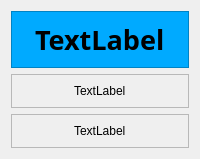
                  <widget class="QWidget" name="page_test">
                   <layout class="QVBoxLayout" name="verticalLayout_14">
                    <item>
                     <widget class="QFrame" name="frame_4">
                      <property name="styleSheet">
                       <string notr="true">background-color: rgb(0, 170, 255);</string>
                      </property>
                      <property name="frameShape">
                       <enum>QFrame::StyledPanel</enum>
                      </property>
                      <property name="frameShadow">
                       <enum>QFrame::Raised</enum>
                      </property>
                      <layout class="QVBoxLayout" name="verticalLayout_13">
                       <item alignment="Qt::AlignHCenter">
                        <widget class="QLabel" name="label_2">
                         <property name="font">
                          <font>
                           <family>Adobe Arabic</family>
                           <pointsize>20</pointsize>
                           <weight>75</weight>
                           <bold>true</bold>
                          </font>
                         </property>
                         <property name="text">
                          <string>TextLabel</string>
                         </property>
                        </widget>
                       </item>
                      </layout>
                     </widget>
                    </item>
                    <item>
                     <widget class="QFrame" name="frame_5">
                      <property name="frameShape">
                       <enum>QFrame::StyledPanel</enum>
                      </property>
                      <property name="frameShadow">
                       <enum>QFrame::Raised</enum>
                      </property>
                      <layout class="QVBoxLayout" name="verticalLayout_16">
                       <item alignment="Qt::AlignHCenter">
                        <widget class="QLabel" name="label_3">
                         <property name="text">
                          <string>TextLabel</string>
                         </property>
                        </widget>
                       </item>
                      </layout>
                     </widget>
                    </item>
                    <item>
                     <widget class="QFrame" name="frame_6">
                      <property name="frameShape">
                       <enum>QFrame::StyledPanel</enum>
                      </property>
                      <property name="frameShadow">
                       <enum>QFrame::Raised</enum>
                      </property>
                      <layout class="QVBoxLayout" name="verticalLayout_17">
                       <item alignment="Qt::AlignHCenter">
                        <widget class="QLabel" name="label_4">
                         <property name="text">
                          <string>TextLabel</string>
                         </property>
                        </widget>
                       </item>
                      </layout>
                     </widget>
                    </item>
                   </layout>
                  </widget>
